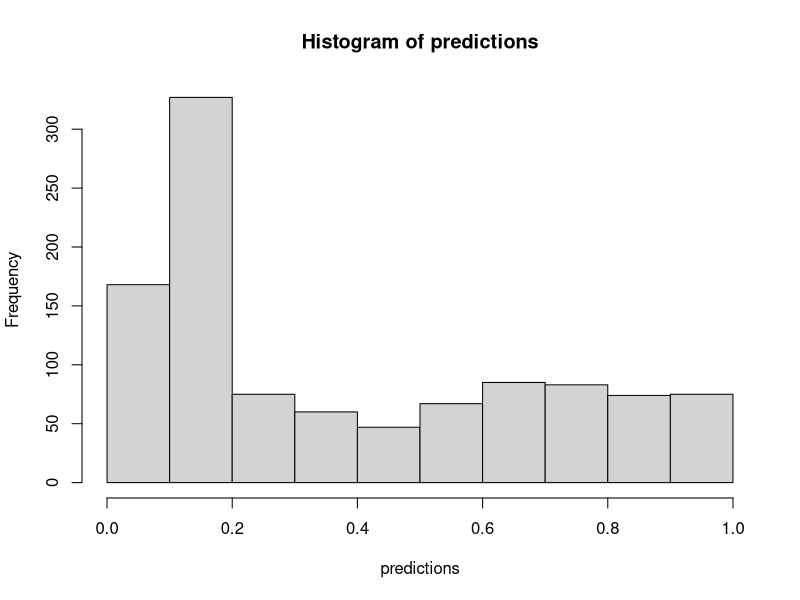
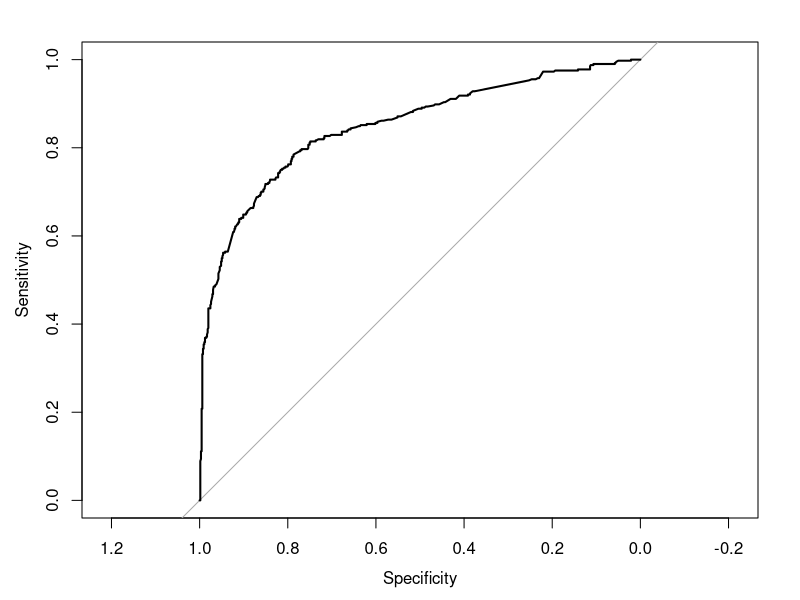
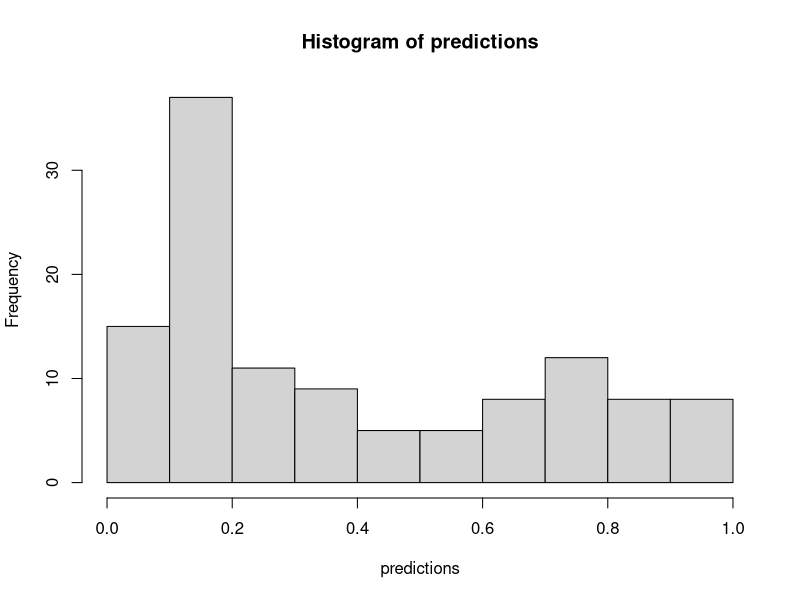
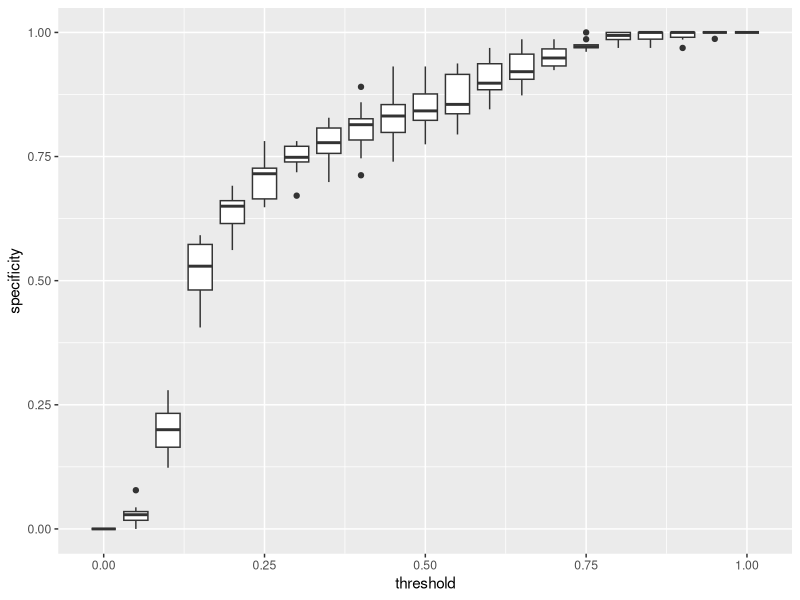
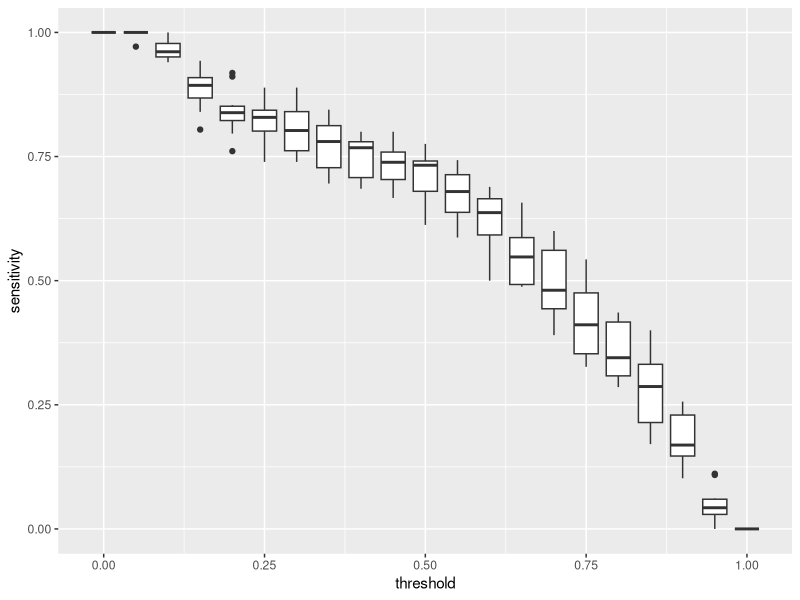
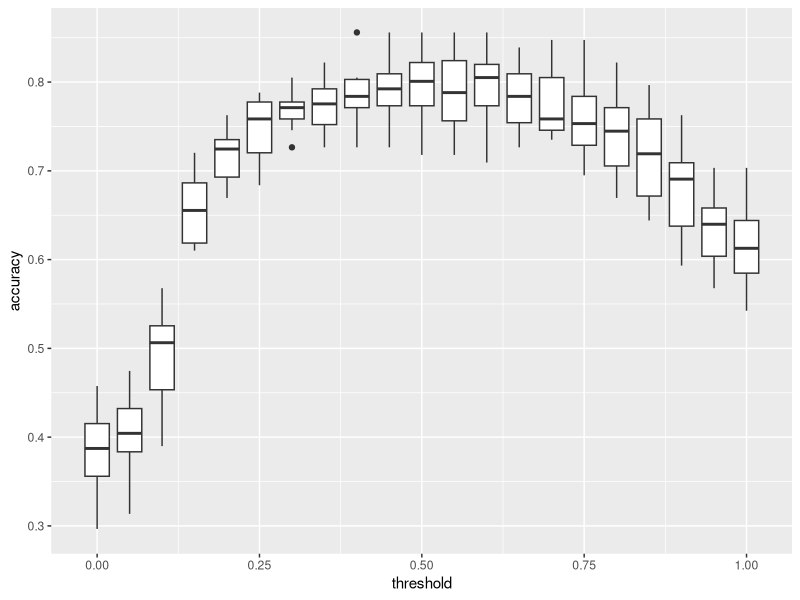
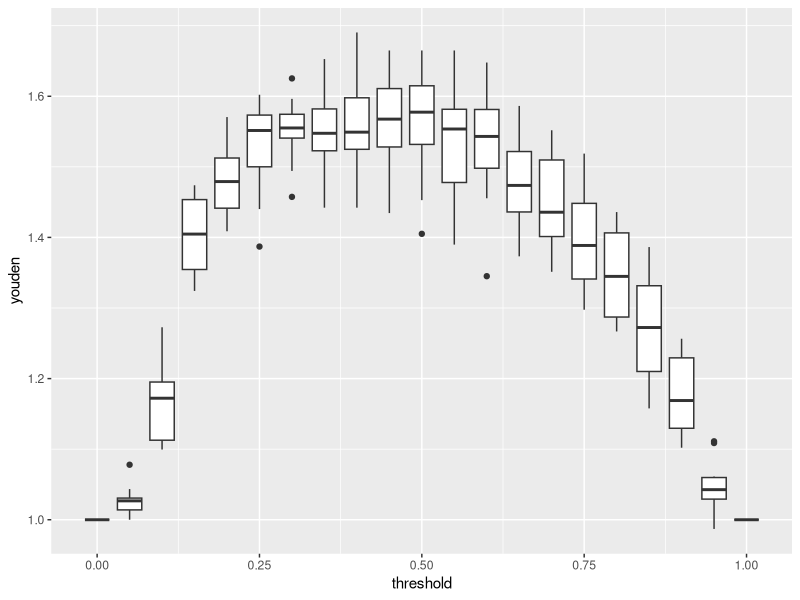
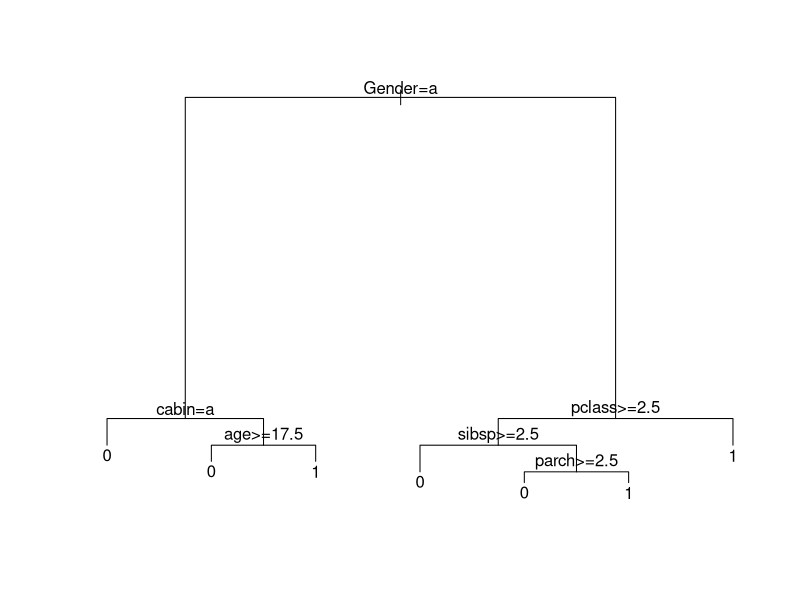

The R script that drew these images, in order:
## ---- chunk 1
library(tidyverse)
BDD<- read.csv("Titanic_R.csv", na.strings = c(""," "))
BDD<-BDD%>%select(pclass,survived,age,sibsp,parch,cabin,Gender)
BDD$cabin<-ifelse(is.na(BDD$cabin),"no","yes")
BDD$age<- ifelse(is.na(BDD$age), mean(BDD$age, na.rm = T), BDD$age)
BDD$cabin<- as.factor(BDD$cabin)
BDD$Gender<- as.factor(BDD$Gender)
BDD$survived<- as.factor(BDD$survived)
## ---- chunk 2
#aide de la fonction sample
?sample
# Définition de la "graine" d'aléatoire
set.seed(12)

## ---- chunk 3
set.seed(12)
id<- 1 :dim(BDD)[1]

id_validation<-sample(id, (dim(BDD)[1])*0.1)

BDD_validation<- BDD[id_validation,]
BDD_entrainement <- BDD[-id_validation,]

## ---- chunk 4
library(caret)
# Define training control
set.seed(123) 
train.control <- trainControl(method = "cv", number = 10)
# Train the model
model <- train(survived ~., data = BDD_entrainement, method = "glm",
               trControl = train.control)
# Summarize the results
print(model)
## ---- chunk 5
#Mélanger les données
BDD_entrainement<-BDD_entrainement[sample(nrow(BDD_entrainement)),]

#Séparation en 10 jeu de données
folds <- cut(seq(1,nrow(BDD_entrainement)),breaks=10,labels=FALSE)
## ---- chunk 6
fit<- glm(survived ~ . , data = BDD_entrainement[!folds==1,], family = "binomial")
summary(fit)
## ---- chunk 7
predictions<- predict(fit,BDD_entrainement[!folds==1,],type = "response")
## ---- chunk 8
hist(predictions)
## ---- chunk 9
table(predictions>0.5, BDD_entrainement$survived[!folds==1] )
## ---- chunk 10
library(pROC)
roc<-roc( BDD_entrainement$survived[!folds==1],predictions )
(roc)
plot(roc)

coords(roc,seq(0,1,0.05))


## ---- chunk 11
coords(roc, "best")
## ---- chunk 12
caract_test<-function(pred, verite){
  
  VN = sum(!pred& !verite)
  VP = sum(pred& verite)
  FN = sum(!pred & verite)
  FP= sum(pred&!verite)
  return(
    c(specificite = VN/(VN+FP),
      sensibilite = VP/(VP+FN),
      VPP = VP/(VP+FP),
      VPN = VN / (VN+ FN))
  )
}

caract_test(predictions>0.5, BDD_entrainement$survived[!folds==1]==1 )

caract_test(predictions>0.357, BDD_entrainement$survived[!folds==1] ==1)
## ---- chunk 13
predictions<- predict(fit,BDD_entrainement[folds==1,],type = "response")

hist(predictions)

table(predictions>0.5, BDD_entrainement$survived[folds==1] )

## ---- chunk 14
caract_test(predictions>0.5, BDD_entrainement$survived[folds==1]==1 )

caract_test(predictions>0.357, BDD_entrainement$survived[folds==1] ==1)
## ---- chunk 15

sequence_seuil<- seq(0,1,0.05)
res_data<- data.frame()
for(i in 1:10){
  fit_i<- glm(survived ~ . , data = BDD_entrainement[!folds==i,], family = "binomial")
  predictions_i<- predict(fit_i,BDD_entrainement[folds==i,],type = "response")
  roc_i<-roc(BDD_entrainement$survived[folds==i],predictions_i )
  res_data<-rbind(res_data,
                  data.frame(it=i,
   coords(roc_i,sequence_seuil,ret=c("threshold",
"specificity", "sensitivity", "accuracy","youden")), best = coords(roc_i, "best"))
)
}

ggplot(res_data, aes(x = threshold, y =specificity, group = threshold))+geom_boxplot()
ggplot(res_data, aes(x = threshold, y =sensitivity, group = threshold))+geom_boxplot()
ggplot(res_data, aes(x = threshold, y =accuracy, group = threshold))+geom_boxplot()
ggplot(res_data, aes(x = threshold, y =youden, group = threshold))+geom_boxplot()

## ---- chunk 16
library(rpart)

model <- rpart(survived ~ . , data = BDD_entrainement[!folds==1,])
par(xpd = NA)
plot(model)
text(model)
## ---- chunk 17
set.seed(123)
model2 <- train(
 survived ~ . , data = BDD_entrainement, method = "rpart",
  trControl = trainControl("cv", number = 10),
  tuneLength = 10
  )
# Plot model accuracy vs different values of
# cp (complexity parameter)
plot(model2)
## ---- chunk 18
model2$bestTune
## ---- chunk 19
par(xpd = NA) # Avoid clipping the text in some device
plot(model2$finalModel)
text(model2$finalModel,  digits = 3)
## ---- chunk 20
library(ranger)
rf_grid <- expand.grid(mtry = c(1,1.5,2),
                       splitrule = "gini",
                      
                      min.node.size = c( 3, 5,6))
rf_grid
fit_control <- trainControl(## 10-fold CV
                           method = "cv",
                           number = 10)
## ---- chunk 21
rf_fit <- train(survived ~ ., 
                data = BDD_entrainement, 
                method = "ranger",
                trControl = fit_control,
              importance = 'impurity',
                # provide a grid of parameters
                tuneGrid = rf_grid)
rf_fit
## ---- chunk 22
rf_fit$finalModel
## ---- chunk 23
varImp(rf_fit)
## ---- chunk 24
fit<- glm(survived ~ . , data = BDD_entrainement, family = "binomial")
predicted_classes_glm <- predict(fit,BDD_validation, "response")
# Compute model accuracy rate on test data
mean((predicted_classes_glm>0.3) == (BDD_validation$survived==1))
## ---- chunk 25
predicted.classes <- model2 %>% predict(BDD_validation)
# Compute model accuracy rate on test data
mean(predicted.classes == BDD_validation$survived)
## ---- chunk 26

predicted_classes_rf <- predict(rf_fit,BDD_validation, "raw")
# Compute model accuracy rate on test data
mean( predicted_classes_rf== BDD_validation$survived)
